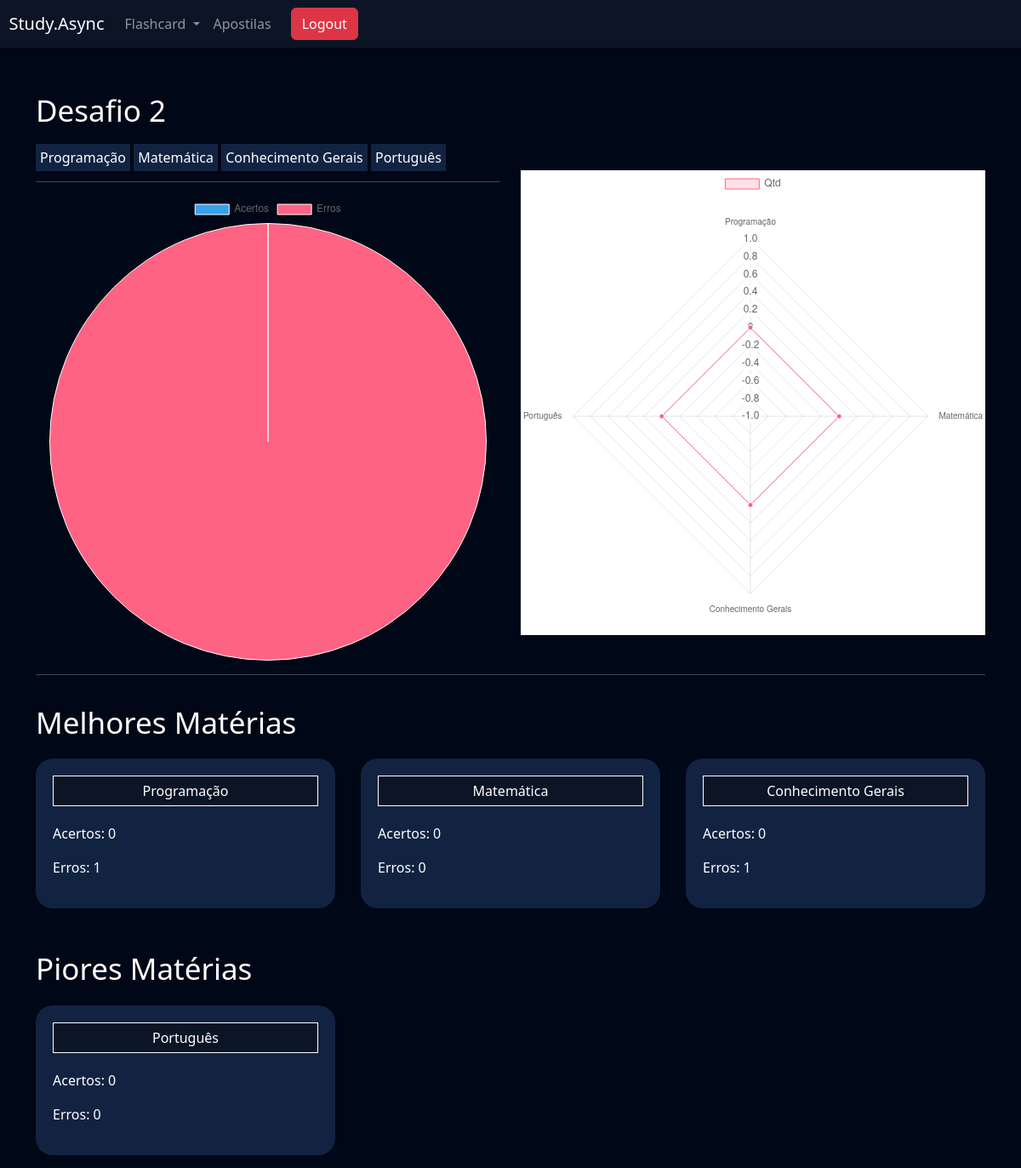
/flashcard/relatorio/10 (signed in), run on the app's committed database.
### flashcard/models.py (models this page shows, shortened)
class Desafio(models.Model):
    user = models.ForeignKey(User, on_delete=models.DO_NOTHING)
    titulo = models.CharField(max_length=100)
    categoria = models.ManyToManyField(Categoria)
    quantidade_perguntas = models.IntegerField()
    dificuldade = models.CharField(
        max_length=1, choices=Flashcard.DIFICULDADE_CHOICES
    )
    flashcards = models.ManyToManyField(FlashcardDesafio)

class Categoria(models.Model):
    nome = models.CharField(max_length=20)
    def __str__(self):
        return self.nome

### flashcard/views.py (the view)
# urls.py: path('relatorio/<int:id>',views.relatorio,name='relatorio'),
def relatorio(request,id):
    desafio = Desafio.objects.get(id=id)
    if not desafio.user == request.user:
        raise Http404
    acertos = desafio.flashcards.filter(respondido=True).filter(acertou=True).count()
    erros = desafio.flashcards.filter(respondido=True).filter(acertou=False).count()
    categorias = desafio.categoria.all()
    name_categoria = [i.nome for i in categorias]
    dados2 = []
    erros_categoria = []
    for categoria in categorias:
        dados2.append(desafio.flashcards.filter(flashcard__categoria=categoria).filter(acertou=True).count())
        erros_categoria.append(desafio.flashcards.filter(flashcard__categoria=categoria).filter(acertou=False).count())
    dados = [acertos,erros]
    dados3 = []
    for indice,dados_array in enumerate(categorias):
        dados3.append({'categoria':dados_array.nome,'acertos':dados2[indice],'erros':erros_categoria[indice]})
    lista_ordenada = sorted(dados3, key=lambda x: x['acertos'], reverse=True)
    tres_melhores = lista_ordenada[:3]
    if len(lista_ordenada)>3 and len(lista_ordenada)<=6:
        tres_piores = lista_ordenada[3:6]
    elif len(lista_ordenada)>6:
        tres_piores = lista_ordenada[len(lista_ordenada)-4:len(lista_ordenada)-1]
    return render(request,'relatorio.html',{'desafio':desafio,'dados':dados,'name_categoria':name_categoria,'dados2':dados2,'categorias':categorias,'tres_melhores':tres_melhores,'tres_piores':tres_piores})

### flashcard/templates/relatorio.html (shortened to what this page needs)
{% extends "base.html" %}
{% load static %}
{% block 'cabecalho' %}
    <link href="{% static 'usuarios/css/cadastro.css' %}" rel="stylesheet">
    <link href="{% static 'flashcard/css/novo_flashcard.css' %}" rel="stylesheet">
    <link href="{% static 'flashcard/css/iniciar_desafio.css' %}" rel="stylesheet">
    <link href="{% static 'flashcard/css/desafio.css' %}" rel="stylesheet">
    <link href="{% static 'flashcard/css/relatorio.css' %}" rel="stylesheet">
    <link href='https://unpkg.com/boxicons@2.1.4/css/boxicons.min.css' rel='stylesheet'>
{% endblock 'cabecalho' %}
{% block 'conteudo' %}
    {% include "partials/header.html" %}
    <div class="container">
        <br>
        <br>
        <div class="row">
            <div class="col-md">
                <p class="fonte-secundaria">{{desafio.titulo}}</p>
                {% for categoria in categorias%}
                <span class="badge-categoria">{{categoria}}</span>
                {% endfor %}
                <hr>
                <canvas id="grafico1"></canvas>
            </div>
            <div class="col-md">
                <br><br><br><br>
                <div style="background-color: white;">
                    <canvas id="grafico2"></canvas>
                </div>
            </div>
        </div>
        <hr>
        <p class="fonte-secundaria titulo-relatorio">Melhores Matérias</p>
        <div class="cards-relatorio">
            {% for melhores in tres_melhores %}
                <div class="relatorio">
                    <div class="titulo">
                        <p>{{melhores.categoria}}</p>
                    </div>
                    <p>Acertos: {{melhores.acertos}} </p>
                    <p>Erros: {{melhores.erros}}</p>
                </div>
            {% endfor %}
        </div>
        <p class="fonte-secundaria titulo-relatorio">Piores Matérias</p>
        {% for piores in tres_piores %}
        <div class="cards-relatorio">
            <div class="relatorio">
                <div class="titulo">
                    <p> {{piores.categoria}} </p>
                </div>
                <p>Acertos: {{piores.acertos}} </p>
                <p>Erros: {{piores.erros}} </p>
            </div>
        </div>
        {% endfor %}
    </div>
    <script>
        const ctx = document.getElementById('grafico1');
        new Chart(ctx, {
          type: 'pie',
          data: {
            labels: ['Acertos', 'Erros'],
            datasets: [{
              label: 'Qtd',
              data: {{dados}},
              borderWidth: 1
            }]
          },
        });
    </script>
<script>
    const ctx2 = document.getElementById('grafico2');
    new Chart(ctx2, {
      type: 'radar',
      data: {
        labels: {{name_categoria|safe}},
        datasets: [{
          label: 'Qtd',
          data: {{dados2}},
          borderWidth: 1,
          fill: true,
          backgroundColor: 'rgba(255, 99, 132, 0.2)',
          borderColor: 'rgb(255, 99, 132)',
          pointBackgroundColor: 'rgb(255, 99, 132)',
          pointBorderColor: '#fff',
          pointHoverBackgroundColor: '#fff',
          pointHoverBorderColor: 'rgb(255, 99, 132)'
        }]
      },
    });
</script>
{% endblock 'conteudo' %}

### templates/static/geral/css/base.css (style rules this page uses)
:root { --main-color: #0b1526; --dark-color: #000716; --secondary-dark-color: rgb(15, 2, 26); --light-color: #00c1f3; --contrast-color: #f4c96b; --differential-color: #58fcd5; }
body { background-color: var(--dark-color) !important; color: white !important; }

### templates/static/usuarios/css/cadastro.css (style rules this page uses)
* { margin: 0; padding: 0; }

### templates/static/flashcard/css/iniciar_desafio.css (style rules this page uses)
.fonte-secundaria { font-size: 35px; }

### templates/static/flashcard/css/desafio.css (style rules this page uses)
.badge-categoria { padding: 5px; background-color: #122342; }

### templates/static/flashcard/css/relatorio.css (style rules this page uses)
.cards-relatorio { display: grid; grid-template-columns: repeat(3,1fr); gap: 30px; }
.relatorio { background-color: #122342; padding: 20px; border-radius: 20px; margin-bottom: 15px; }
.titulo { border: 1px solid; background-color: #0b1526; display: block; padding: 5px; margin-bottom: 20px; }
.titulo p { margin: auto; text-align: center; }
.titulo-relatorio { margin-top: 30px; }

### data on the page
Desafio: titulo "Desafio 2"
Categoria: nome "Programação", categoria "Programação"
Categoria: nome "Matemática", categoria "Matemática"
Categoria: nome "Conhecimento Gerais", categoria "Conhecimento Gerais"
Categoria: nome "Português", categoria "Português"

### other printed values
{{ melhores.acertos }} "0" "0" "0"
{{ melhores.erros }} "1" "0" "1"
{{ piores.acertos }} "0"
{{ piores.erros }} "0"
chart data {{ dados }} [0, 2]
chart data {{ name_categoria|safe }} ['Programação', 'Matemática', 'Conhecimento Gerais', 'Português']
chart data {{ dados2 }} [0, 0, 0, 0]
